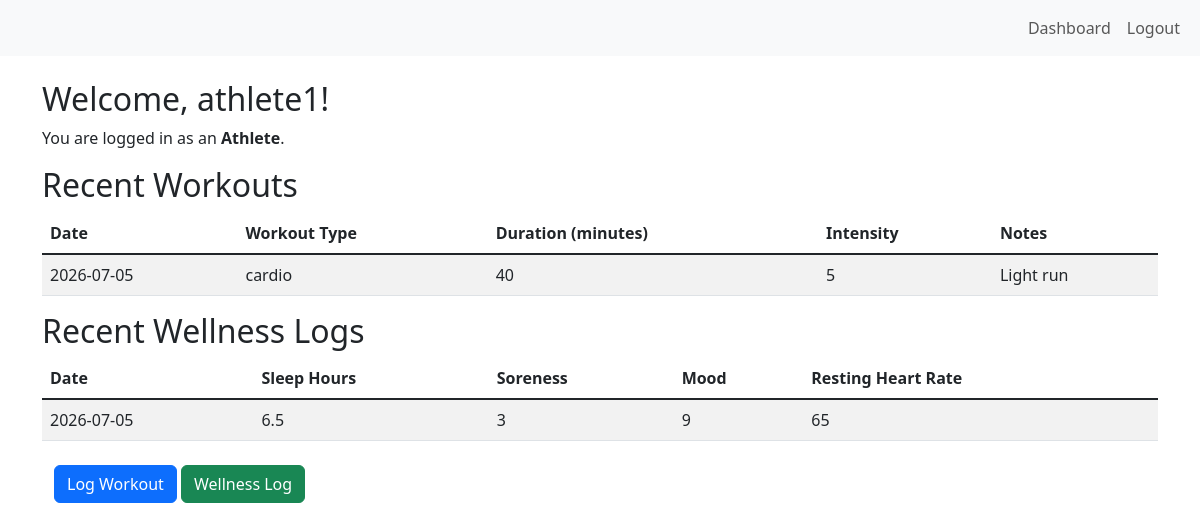
The app's page /athlete/dashboard (signed in), older data.
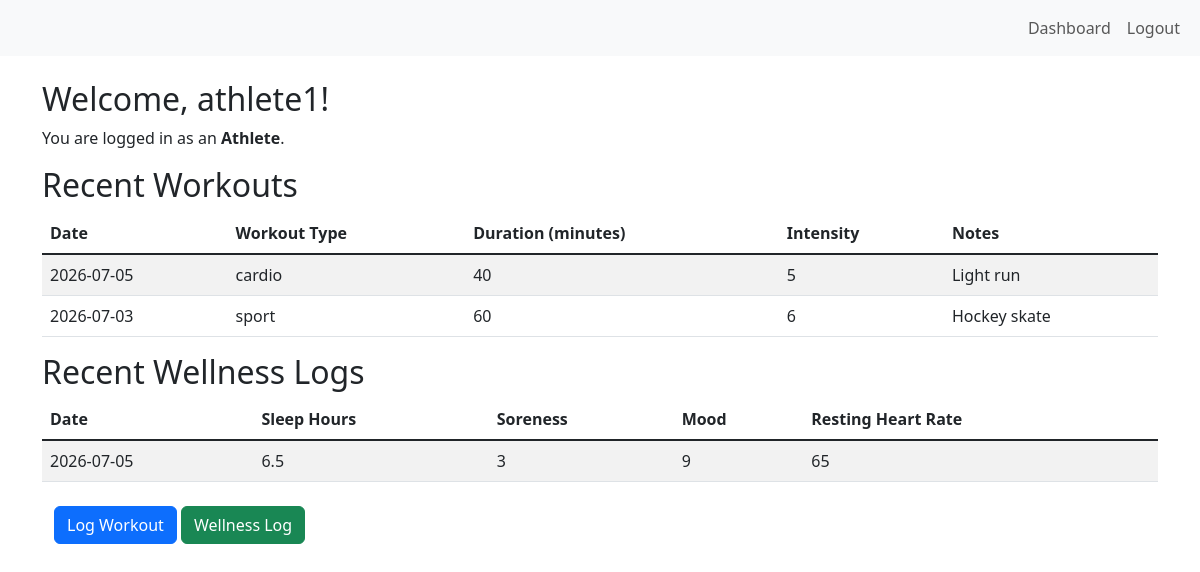
The same page, newer data.
### app/models.py (models this page shows, shortened)
class User(UserMixin, db.Model):
    id = db.Column(db.Integer, primary_key=True)
    username = db.Column(db.String(150), unique=True, nullable=False)
    email = db.Column(db.String(150), unique=True, nullable=False)
    password_hash = db.Column(db.String(256), nullable=False)
    role = db.Column(db.String(50), nullable=False)  # 'coach' or 'athlete'
    created_at = db.Column(db.DateTime, default=datetime.utcnow)

class WorkoutLog(db.Model):
    id = db.Column(db.Integer, primary_key=True)
    athlete_id = db.Column(db.Integer, db.ForeignKey('user.id'), nullable=False)
    date = db.Column(db.DateTime, default=datetime.utcnow, nullable=False)
    workout_type = db.Column(db.String(100), nullable=False)
    duration_minutes = db.Column(db.Integer, nullable=False)
    intensity = db.Column(db.Integer, nullable=False)  # e.g., 1-10 scale
    notes = db.Column(db.Text, nullable=True)

class WellnessLog(db.Model):
    id = db.Column(db.Integer, primary_key=True)
    athlete_id = db.Column(db.Integer, db.ForeignKey('user.id'), nullable=False)
    date = db.Column(db.DateTime, default=datetime.utcnow, nullable=False)
    sleep_hours = db.Column(db.Float, nullable=False)
    soreness = db.Column(db.Integer, nullable=False)  #1-10 scale
    mood = db.Column(db.Integer, nullable=False)  # 1-10 scale
    resting_heart_rate = db.Column(db.Integer, nullable=True)

### app/routes.py (the view)
@main_bp.route('/athlete/dashboard')
@login_required
def athlete_dashboard():
    if current_user.role != 'athlete':
        abort(403)  # cannot access if not an athlete
    workout_logs = WorkoutLog.query.filter_by(athlete_id=current_user.id).order_by(WorkoutLog.date.desc()).limit(7).all()
    wellness_logs = WellnessLog.query.filter_by(athlete_id=current_user.id).order_by(WellnessLog.date.desc()).limit(7).all()
    return render_template('athlete_dashboard.html', workout_logs=workout_logs, wellness_logs=wellness_logs)

### app/__init__.py (called while the page is built)
def create_app():
    app = Flask(__name__, template_folder='../templates/')
    app.config.from_object(Config)
    db.init_app(app)
    login_manager.init_app(app)
    from app.models import User
    @login_manager.user_loader
    def load_user(user_id):
        return User.query.get(int(user_id))
    from app.routes import main_bp
    app.register_blueprint(main_bp)
    return app

### templates/athlete_dashboard.html
{% extends "base.html" %}
{% block content %}
<div class="container mt-4">
    <h2>Welcome, {{ current_user.username }}!</h2>
    <p>You are logged in as an <strong>Athlete</strong>.</p>
    <h2>Recent Workouts</h2>
    {% if workout_logs %}
        <table class="table table-striped table-hover">
            <thead>
                <tr>
                    <th>Date</th>
                    <th>Workout Type</th>
                    <th>Duration (minutes)</th>
                    <th>Intensity</th>
                    <th>Notes</th>
                </tr>
            </thead>
            <tbody class="table-group-divider">
                {% for log in workout_logs %}
                <tr>
                    <td>{{ log.date.strftime('%Y-%m-%d') }}</td>
                    <td>{{ log.workout_type }}</td>
                    <td>{{ log.duration_minutes }}</td>
                    <td>{{ log.intensity }}</td>
                    <td>{{ log.notes }}</td>
                </tr>
                {% endfor %}
            </tbody>
        </table>
    {% else %}
        <p>No recent workouts logged.</p>
    {% endif %}
    <h2>Recent Wellness Logs</h2>
    {% if wellness_logs %}
        <table class="table table-striped table-hover">
            <thead>
                <tr>
                    <th>Date</th>
                    <th>Sleep Hours</th>
                    <th>Soreness</th>
                    <th>Mood</th>
                    <th>Resting Heart Rate</th>
                </tr>
            </thead>
            <tbody class="table-group-divider">
                {% for log in wellness_logs %}
                <tr>
                    <td>{{ log.date.strftime('%Y-%m-%d') }}</td>
                    <td>{{ log.sleep_hours }}</td>
                    <td>{{ log.soreness }}</td>
                    <td>{{ log.mood }}</td>
                    <td>{{ log.resting_heart_rate }}</td>
                </tr>
                {% endfor %}
            </tbody>
        </table>
    {% else %}
        <p>No recent wellness logs.</p>
    {% endif %}
    <div class="container-fluid mt-4">
        <a href="{{ url_for('main.workout_log') }}" class="btn btn-primary">Log Workout</a>
        <a href="{{ url_for('main.wellness_log') }}" class="btn btn-success">Wellness Log</a>
    </div>
</div>
{% endblock %}

### templates/base.html (shortened to what this page needs)
<!DOCTYPE html>
<html lang="en">
<head>
    <link href="https://cdn.jsdelivr.net/npm/bootstrap@5.3.0/dist/css/bootstrap.min.css" rel="stylesheet">
</head>
<body>
    <nav class ="navbar navbar-expand-lg navbar-light bg-light">
        <div class="container-fluid">
            <div class="collapse navbar-collapse" id="navbarNav">
            {% if current_user.is_authenticated %}
                <ul class="navbar-nav ms-auto">
                    <li class="nav-item">
                        <a class="nav-link" href="{{ url_for('main.dashboard') }}">Dashboard</a>
                    </li>
                    <li class="nav-item">
                        <a class="nav-link" href="{{ url_for('main.logout') }}">Logout</a>
                    </li>
                </ul>
            {% endif %}
            </div>
        </div>
    </nav>
    {% block content %}
    {% endblock %}
</body>
</html>

Row changes from the older to the newer data that the page shows:
added WorkoutLog: date "2026-07-03", workout_type "sport", duration_minutes "60", intensity "6", notes "Hockey skate"
